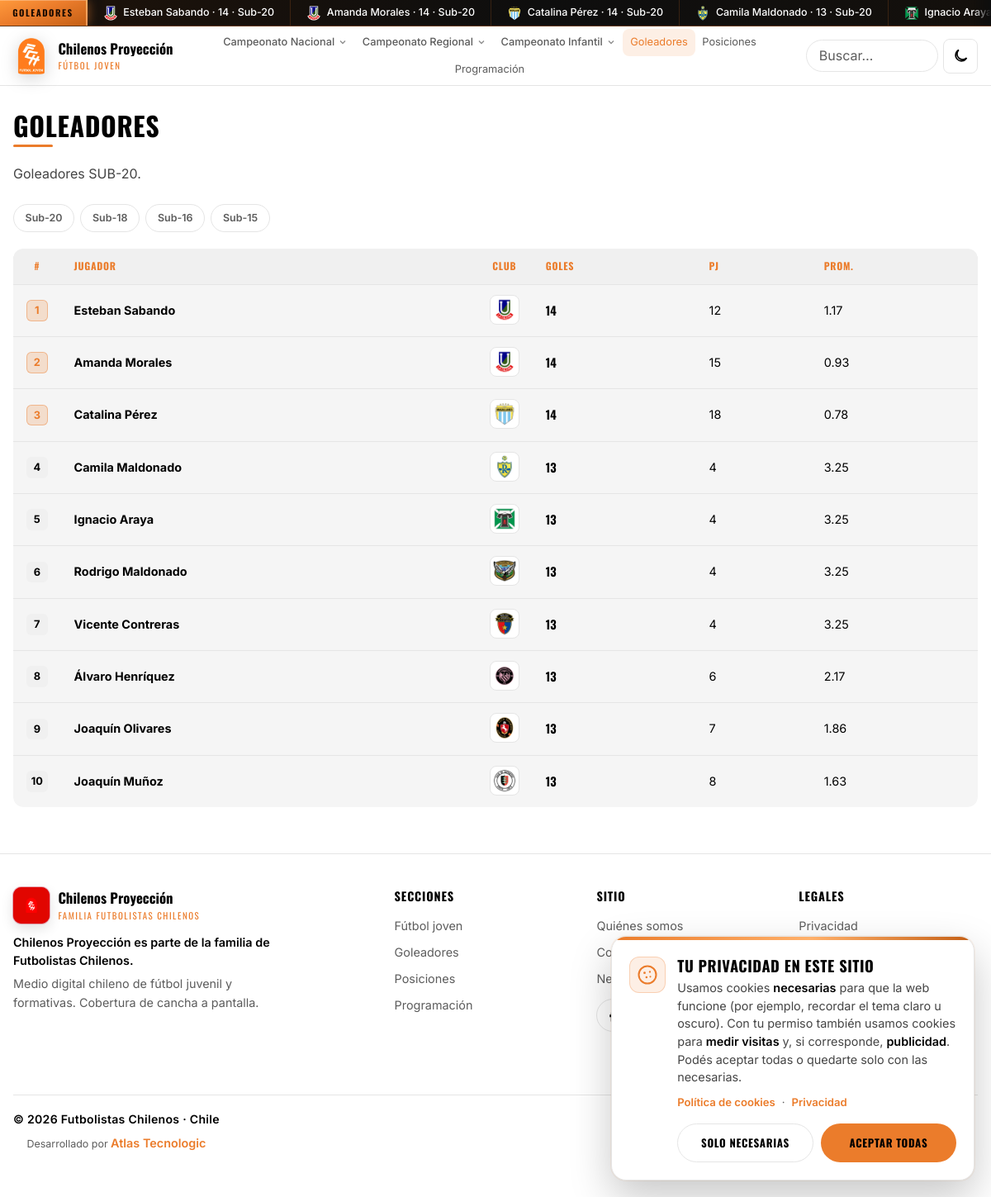
/goleadores.php, run on the app's committed database.
### tables this page shows
CREATE TABLE IF NOT EXISTS goleadores (
  id INT UNSIGNED AUTO_INCREMENT PRIMARY KEY,
  categoria_id INT UNSIGNED NULL,
  torneo VARCHAR(160) NOT NULL,
  jugador VARCHAR(120) NOT NULL,
  jugador_id INT UNSIGNED NULL,
  club VARCHAR(120) NULL,
  club_id INT UNSIGNED NULL,
  goles INT UNSIGNED NOT NULL DEFAULT 0,
  partidos INT UNSIGNED NOT NULL DEFAULT 0,
  fecha_corte DATE NULL,
  KEY idx_goleadores_cat (categoria_id),
  KEY idx_goleadores_jugador (jugador_id),
  CONSTRAINT fk_goleadores_categoria FOREIGN KEY (categoria_id) REFERENCES categorias(id) ON DELETE SET NULL,
  CONSTRAINT fk_goleadores_jugador FOREIGN KEY (jugador_id) REFERENCES jugadores(id) ON DELETE SET NULL,
  CONSTRAINT fk_goleadores_club FOREIGN KEY (club_id) REFERENCES clubes(id) ON DELETE SET NULL
);

CREATE TABLE IF NOT EXISTS clubes (
  id INT UNSIGNED AUTO_INCREMENT PRIMARY KEY,
  nombre VARCHAR(120) NOT NULL,
  slug VARCHAR(120) NOT NULL,
  escudo_url VARCHAR(500) NULL,
  region VARCHAR(80) NULL,
  division ENUM('nacional','regional','otro') NOT NULL DEFAULT 'nacional',
  UNIQUE KEY uq_clubes_slug (slug),
  KEY idx_clubes_division (division)
);

### public/goleadores.php (the view, shortened to what the rows shown need)
<?php
$cat = trim($_GET['categoria'] ?? 'sub-20') ?: 'sub-20';
$filas = GoleadorModel::porCategoria($cat, 10);
$showPj = false;
foreach ($filas as $f) {
    if ((int) ($f['partidos'] ?? 0) > 0) {
        $showPj = true;
        break;
    }
}
require INCLUDES_PATH . '/header.php';
?>
<section class="section">
  <div class="container">
    <div class="section-head"><h1>Goleadores</h1></div>
    <div class="table-wrap">
      <table class="data-table">
        <thead>
          <tr>
            <th class="col-pos">#</th>
            <th>Jugador</th>
            <th class="col-club-ico" title="Club">Club</th>
            <th>Goles</th>
            <?php if ($showPj): ?><th>PJ</th><th>Prom.</th><?php endif; ?>
          </tr>
        </thead>
        <tbody>
          <?php foreach ($filas as $i => $f): ?>
            <?php
              $pos = $i + 1;
              $jSlug = $f['jugador_slug'] ?? null;
              $cSlug = $f['club_slug'] ?? null;
              $clubNom = $f['club'] ?? '';
              $esc = $f['escudo_url'] ?? ($cSlug ? '/assets/escudos/' . $cSlug . '.png' : '');
              $pj = (int) ($f['partidos'] ?? 0);
              $g = (int) ($f['goles'] ?? 0);
              $prom = $f['promedio'] ?? ($pj > 0 ? round($g / $pj, 2) : 0);
            ?>
            <tr class="<?= $pos <= 3 ? 'row-top' : '' ?>">
              <td class="col-pos"><span class="pos-badge"><?= $pos ?></span></td>
              <td>
                <?php if ($jSlug): ?>
                  <a href="<?= e(app_url('/jugador/' . $jSlug)) ?>"><strong><?= e($f['jugador'] ?? '') ?></strong></a>
                <?php else: ?>
                  <strong><?= e($f['jugador'] ?? '') ?></strong>
                <?php endif; ?>
              </td>
              <td class="cell-club-ico">
                <?php if ($esc): ?>
                  <a
                    class="club-crest-only"
                    href="<?= e($cSlug ? app_url('/club/' . $cSlug) : '#') ?>"
                    title="<?= e($clubNom) ?>"
                    aria-label="<?= e($clubNom) ?>"
                  >
                    <img
                      src="<?= e(app_url($esc)) ?>"
                      alt="<?= e($clubNom) ?>"
                      width="32"
                      height="32"
                      loading="lazy"
                      onerror="this.closest('a').classList.add('is-missing')"
                    />
                  </a>
                <?php else: ?>
                  <span class="club-crest-fallback" title="<?= e($clubNom) ?>"><?= e(mb_substr($clubNom, 0, 1)) ?></span>
                <?php endif; ?>
              </td>
              <td class="col-pts"><strong><?= $g ?></strong></td>
              <?php if ($showPj): ?>
                <td><?= $pj ?></td>
                <td><?= e((string) $prom) ?></td>
              <?php endif; ?>
            </tr>
          <?php endforeach; ?>
        </tbody>
      </table>
    </div>
  </div>
</section>
<?php require INCLUDES_PATH . '/footer.php'; ?>

### includes/header.php (shortened to what the rows shown need)
<?php
$bodyClass = $bodyClass ?? '';
$tickerBandas = ticker_bandas();
?>
<!DOCTYPE html>
<html lang="es-CL">
<head>
  <link rel="stylesheet" href="https://cdn.jsdelivr.net/npm/swiper@11/swiper-bundle.min.css" />
  <link rel="stylesheet" href="<?= e(app_url('/css/styles.css')) ?>?v=20260804f" />
</head>
<body class="<?= e($bodyClass) ?>">
  <div class="site-tickers" data-ticker-rotate aria-label="Goleadores, resultados y próximos">
    <?php
      $tickerIndex = 0;
      foreach ($tickerBandas as $banda):
        $items = $banda['items'] ?? [];
        $loop = array_merge($items, $items);
        $kind = $banda['kind'] ?? 'goleadores';
        $isFirst = $tickerIndex === 0;
        $tickerIndex++;
    ?>
      <div
        class="site-ticker site-ticker--<?= e($kind) ?><?= $isFirst ? ' is-active' : '' ?>"
        role="region"
        aria-label="<?= e($banda['aria'] ?? $banda['label']) ?>"
        data-ticker-band
        <?= $isFirst ? '' : 'aria-hidden="true"' ?>
      >
        <div class="site-ticker-label"><?= e($banda['label']) ?></div>
        <div class="site-ticker-track-wrap">
          <div class="site-ticker-track">
            <?php foreach ($loop as $item): ?>
              <?php
                $kindItem = $item['kind'] ?? $kind;
                $escL = (string) ($item['escudo_local'] ?? $item['escudo_url'] ?? '');
                $clubL = (string) ($item['club_local'] ?? $item['club'] ?? '');
                $txt = (string) ($item['text'] ?? '');
              ?>
              <span class="site-ticker-item site-ticker-item--<?= e($kindItem) ?>">
                <?php if ($kindItem === 'goleador' || $kind === 'goleadores'): ?>
                  <?php if ($escL !== ''): ?>
                    <img class="site-ticker-crest" src="<?= e(app_url($escL)) ?>" alt="<?= e($clubL) ?>" width="18" height="18" loading="lazy" onerror="this.style.display='none'" />
                  <?php else: ?>
                    <span class="site-ticker-dot" aria-hidden="true"></span>
                  <?php endif; ?>
                  <span class="site-ticker-text"><?= e($txt) ?></span>
                <?php endif; ?>
              </span>
            <?php endforeach; ?>
          </div>
        </div>
      </div>
    <?php endforeach; ?>
  </div>
  <main class="site-main" id="contenido">

### data on the page
goleadores: club.escudo_url (picture), txt "Esteban Sabando · 14 · Sub-20", pos "1", jugador "Esteban Sabando", goles "14", partidos "12", prom "1.17"
goleadores: club.escudo_url (picture), txt "Amanda Morales · 14 · Sub-20", pos "2", jugador "Amanda Morales", goles "14", partidos "15", prom "0.93"
goleadores: club.escudo_url (picture), txt "Catalina Pérez · 14 · Sub-20", pos "3", jugador "Catalina Pérez", goles "14", partidos "18", prom "0.78"
goleadores: club.escudo_url (picture), txt "Camila Maldonado · 13 · Sub-20", pos "4", jugador "Camila Maldonado", goles "13", partidos "4", prom "3.25"
goleadores: club.escudo_url (picture), txt "Ignacio Araya…", pos "5", jugador "Ignacio Araya", goles "13", partidos "4", prom "3.25"
goleadores: pos "6", jugador "Rodrigo Maldonado", club.escudo_url (picture), goles "13", partidos "4", prom "3.25"
goleadores: pos "7", jugador "Vicente Contreras", club.escudo_url (picture), goles "13", partidos "4", prom "3.25"
goleadores: pos "8", jugador "Álvaro Henríquez", club.escudo_url (picture), goles "13", partidos "6", prom "2.17"
goleadores: pos "9", jugador "Joaquín Olivares", club.escudo_url (picture), goles "13", partidos "7", prom "1.86"
goleadores: pos "10", jugador "Joaquín Muñoz", club.escudo_url (picture), goles "13", partidos "8", prom "1.63"

### other printed values
$banda['label'] "GOLEADORES"
$div['label'] "Campeonato Nacional"
$div['label'] "Campeonato Regional"
$div['label'] "Campeonato Infantil"
$torneo "Goleadores SUB-20"
$label "Sub-20"
$label "Sub-18"
$label "Sub-16"
$label "Sub-15"
